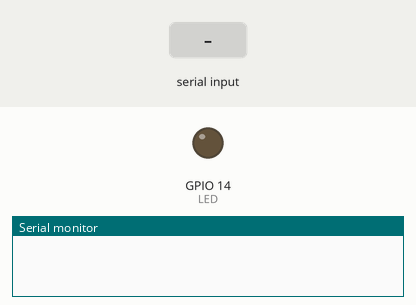
Recording of a sketch running on a simulated ESP32. Parts: output pins drawn as LEDs (lit = HIGH), the last lines printed to the serial monitor. Dashed ring = blinking. The test bench sets the inputs (shaded band).

Above: at 0.0 s.
At 2.2 s:
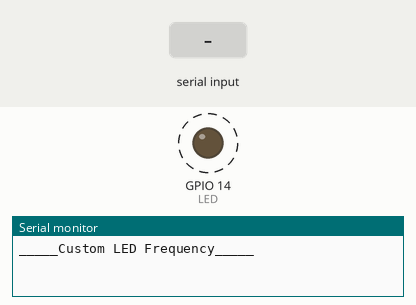
2.3 s: "TASK11\n" received over Serial
5.5 s: "90,45\n" received over Serial
8.5 s: "1\n" received over Serial
Timing chart, 0 to 17.5 s (numbered marks = the images above; inputs shaded):
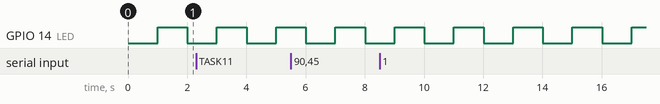

The sketch:

sketch_dec15b_DoubleQueueDelayLed.ino
```cpp
#if CONFIG_FREERTOS_UNICORE
  static const BaseType_t app_cpu = 0;
#else
  static const BaseType_t app_cpu = 1;
#endif
static int LED =14;
static const uint8_t TQueLen = 10;
static const uint8_t MQueLen = 20;
static QueueHandle_t TimerQueue;
static QueueHandle_t MessageQueue;

void MesPrint(void *parameter){
  //Serial.println("TASK11");
  char NewMes[10];
  char Delay[7] = {'D','e','l','a','y',':','\0'};
  char DelayIn[7]={'\0'};
  int DelayVal=0;
  bool isDelayMes=1;
  char EchoChar;
  int MesLen =-1;
  bool ThisCycDel=0;
  bool ThisCycDelVal=0;
  while(1){
    //Serial.println("TASK12");
    if(xQueueReceive(MessageQueue,(void *)NewMes,1)==pdTRUE){
      Serial.println();
      Serial.println("Message from Queue2");
      Serial.println(NewMes);
    }
    while(Serial.available()>0){
      //Serial.println("TASK13");
      //Serial.println(isDelayMes);
      MesLen++;
      //Serial.println(MesLen);
      EchoChar = Serial.read();
      //Serial.println(EchoChar);
      if(isDelayMes){
        if (EchoChar==Delay[MesLen] && MesLen<6){
          //Serial.println("TASK15");
          DelayIn[MesLen] = EchoChar;
          ThisCycDel=1;
        }
        else if(EchoChar>=48 && EchoChar<=57 && MesLen<10 && MesLen>=6){
          //Serial.println("TASK16");
          DelayVal = DelayVal*10+EchoChar-48;
          ThisCycDelVal=1;
        }
        else{
          //Serial.println("TASK17");
          if(ThisCycDel==1){
            Serial.print(DelayIn);
          }
          if(ThisCycDelVal==1){
            Serial.print(DelayVal);
          }
          Serial.print(EchoChar);
          if(EchoChar=='\n'){
          //Serial.println("TASK14");
          break;
          }
          isDelayMes=0;
        }
      }
      else{
        //Serial.println("TASK18");
        Serial.print(EchoChar);
      }
    }
    if(isDelayMes==1 && MesLen>6){
      xQueueSend(TimerQueue, (void *)&DelayVal,10);
    }
    isDelayMes=1;
    MesLen=-1;
    DelayVal=0;
    ThisCycDelVal=0;
    ThisCycDel=0;
    for(int i=0;i<7;i++){
      DelayIn[i]='\0';
    }
    vTaskDelay(1000/portTICK_PERIOD_MS);
  }
}


void LEDBlink(void *parameter){
  int DelayTime =1000;
  int cnt=0;
  const char* newMes = "NewMes";
  while(1){
    if(xQueueReceive(TimerQueue, &DelayTime, 1)==pdTRUE){
      Serial.println();
      Serial.print("NewDelay");
      Serial.print(DelayTime);
    }
    digitalWrite(LED, HIGH);
    vTaskDelay(DelayTime/portTICK_PERIOD_MS);
    digitalWrite(LED, LOW);
    vTaskDelay(DelayTime/portTICK_PERIOD_MS);
    //Serial.println("LEDBlink");
    cnt++;
    if(cnt==30){
      cnt=0;
      xQueueSend(MessageQueue, newMes, 0);
    }
  }
}

void setup() {
  vTaskDelay(1000/portTICK_PERIOD_MS);
  pinMode(LED, OUTPUT);
  Serial.begin(600);
  Serial.println("_____Custom LED Frequency_____");
  MessageQueue=xQueueCreate(MQueLen,sizeof(char)*6);// Keep a note to add the number of bytes you want yout queue receive to read here
  TimerQueue=xQueueCreate(TQueLen,sizeof(int));
  xTaskCreatePinnedToCore(MesPrint,
                          "MessagePrint",
                          1024,
                          NULL,
                          1,
                          NULL,
                          app_cpu);
  xTaskCreatePinnedToCore(LEDBlink,
                          "LEDBlink",
                          1024,
                          NULL,
                          1,
                          NULL,
                          app_cpu);
}

void loop() {
  // put your main code here, to run repeatedly:

}
```

Measured:
- by itself, GPIO 14 (LED): alternates HIGH for 1.0 s and LOW for 1.0 s
